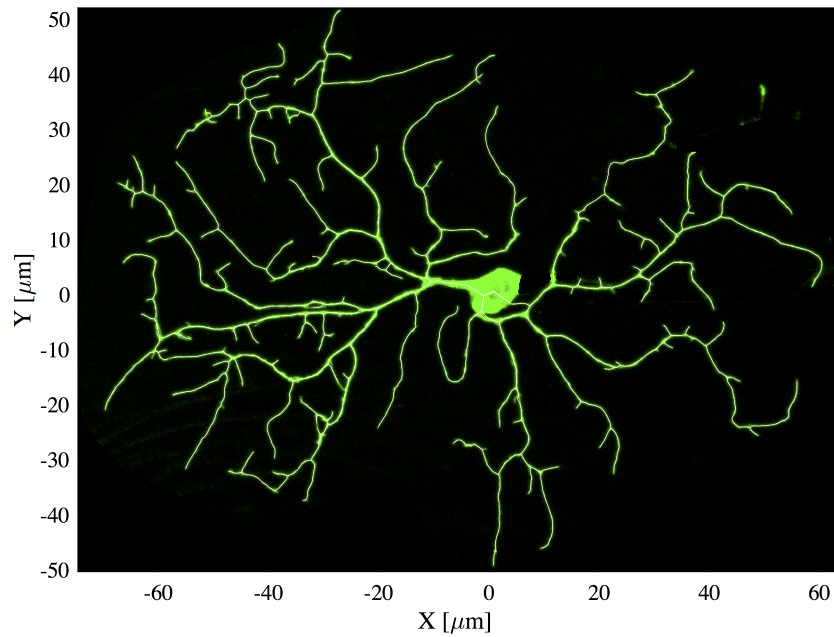
%> input picture Neuron_skeleton_example.png, 2500 x 1911 px (shown at 1/3 size)
$ octave --eval "result = skel_scoop(rgb2gray(imread('Neuron_skeleton_example.png')));"   (GNU Octave 9; MATLAB toolbox functions it lacks are replaced by stand-ins)
%> lines starting %> are read from the running program, lines starting %| are printed output that depends on the picture; in (x1, y1, x2, y2) boxes, pixels count from 0 and x2, y2 are one past the last pixel; in counts of white or black regions, pixels touching at a corner belong together; the program's own positions count from 1
### find_branch_thickness.m
function [thickness, theta_perp, is_cross] = find_branch_thickness(pixel_indices, image_intensity, varargin)
% Function to find the branch radius and perpendicular angle at given
% positions in an image.

% Input
% pixel_indices = pixel indices where the thickness will be computed.
%                 Each row corresponds to a different position.
%                 If the input array is an n x 2 array, subscript indices are assumed.
%                 If the input array is an n x 1 array, linear indices are assumed.
%                 Non-integer positions are rounded.
% image_intensity = pixel intensity of the image.

% Output
% thickness = branch thickness at each input position.
% theta_perp = angle of the direction perpendicular to the branch at each input position.
% is_cross = logical array indicating if the input pixel position is on an
%            edge.
%% Parse input
image_size = size(image_intensity);
switch size(pixel_indices,2)
    case 1
        % Check that the linear indices are not out of bound.
        assert(all(pixel_indices>=1) & all(pixel_indices<=prod(image_size)),'Pixel indices are out of bounds');

        % Convert the pixel indices to subscripted indices.
        pixel_indices = [mod(pixel_indices - 1,image_size(1))+1 ceil(pixel_indices/image_size(1))];
    case 2
        % Check that the subscript indices are within the range of the
        % image size.
        assert(all(pixel_indices(:,1)>=1) &...
            all(pixel_indices(:,1)<=image_size(1)) &...
            all(pixel_indices(:,2)>=1) &...
            all(pixel_indices(:,2)<=image_size(2)),'Pixel indices are out of bounds');
    otherwise
        error('Pixel indices must be a N x 1 or N x 2 array');
end
%% Parse optional parameters
p = inputParser;
% Statistic to compute with the thickness of all line segments at each given point.
addParameter(p, 'Statistic', 'min', @(x) ismember(x, {'min', 'max', 'mean'}));
addParameter(p, 'Plots', false); % Plot intermediate plots detailing the method.
addParameter(p, 'Detect_cross',false); % Detect branch crosses.
parse(p, varargin{:});
options = p.Results;
%% Define the pixel coordinates along each line segments.
statistic_func = str2func(options.Statistic);

r_max = 100;
dr = .01*r_max;
rs = 0:dr:r_max;
N_rs = numel(rs);
r_mid_ind = ceil(numel(rs)/2);
r_mid = rs(r_mid_ind);
d_theta = 0.01*pi;
thetas = 0:d_theta:(pi-d_theta);
thetas = [thetas, thetas+pi];
N_thetas = numel(thetas);
d_theta = diff(thetas(1:2));
[theta_grid, r_grid] = ndgrid(thetas, rs);
r_grid_pos = r_grid(:, 2:end);

% Angular average range for edge pixels.
% For pixels on an edge, average the thickness of lines that are within an
% angle 'edge_theta_search_range' from the mean angle of lines directed
% inward.
edge_theta_search_range = pi/8;
edge_theta_search_range_ind = round(-edge_theta_search_range/d_theta):round(edge_theta_search_range/d_theta);

% Define the pixel coordinates of the line at different angles. In order
% for the angle to correspond to the usual cartesian angle, we need to
% transform theta to -theta. This way, at theta=pi/2, for example, the line row coordinates
% (y = row, x = col) will be negative for positive r(corresponding to upward offset in the image array);
lines_pixel_coordinates = cat(3, r_grid.*sin(-theta_grid), r_grid.*cos(-theta_grid));
%% Upsample the image by interpolating the original image.
pixel_row_ind = (1:image_size(1))-0.5;
pixel_col_ind = (1:image_size(2))-0.5;
image_gridded_interpolant = griddedInterpolant({pixel_row_ind, pixel_col_ind}, double(image_intensity));

% Upsample with the interpolant.
Upsampling_factor = 1;
pixel_row_ind_fine = (pixel_row_ind(1)-1+1/Upsampling_factor):1/Upsampling_factor:(pixel_row_ind(end));
pixel_col_ind_fine = (pixel_col_ind(1)-1+1/Upsampling_factor):1/Upsampling_factor:pixel_col_ind(end);
[pixels_fine_row_ind, pixels_fine_col_ind] = ndgrid(pixel_row_ind_fine, pixel_col_ind_fine);
image_intensity_fine = image_gridded_interpolant(pixels_fine_row_ind, pixels_fine_col_ind);
image_fine_size = size(image_intensity_fine);

% Find the new lines' indices in terms of the upsampled image.
lines_pixel_coordinates_fine = round(lines_pixel_coordinates*Upsampling_factor);
pixel_positions_fine = round(pixel_indices*Upsampling_factor);

% Determine the intensity threshold that will be used to determine if a
% pixel is part of a branch.
intensity_threshold = mean(image_intensity_fine(:)) + 0.5*std(image_intensity_fine(:));
max_thickness = 2*(r_max-dr);

N_positions = size(pixel_positions_fine, 1);
thickness = nan(N_positions, 1);
theta_perp = nan(N_positions, 1);
if options.Detect_cross
    is_cross = false(N_positions,1);
else
    is_cross = [];
end
%% Scan through all pixel positions and find its thickness.
pixel_positions_fine = shiftdim(pixel_positions_fine, -1);
for i = 1:N_positions
    % For each position, calculate the interpolated intensity along half-lines
    % that originate from each pixel position at different angle.
    lines_coordinates_temp = bsxfun(@plus, lines_pixel_coordinates_fine, pixel_positions_fine(1, i, :));

    % Remove out of range indices.
    lines_row_ind = lines_coordinates_temp(:, :, 1);
    lines_row_ind(lines_row_ind < 1) = 1;
    lines_row_ind(lines_row_ind > image_fine_size(1)) = image_fine_size(1);
    lines_coordinates_temp(:, :, 1) = lines_row_ind;

    lines_col_ind = lines_coordinates_temp(:, :, 2);
    lines_col_ind(lines_col_ind < 1) = 1;
    lines_col_ind(lines_col_ind > image_fine_size(2)) = image_fine_size(2);
    lines_coordinates_temp(:, :, 2) = lines_col_ind;

    % Change to linear indices.
    lines_coordinates_temp_linind = lines_coordinates_temp(:, :, 1) + image_fine_size(1)*(lines_coordinates_temp(:, :, 2)-1);
    lines_intensities = image_intensity_fine(lines_coordinates_temp_linind);

    % Find the thickness of the branch projected along the
    % different scanning lines (which have different angles).

    % To find the projected thickness along a certain angle,
    % find the radial positions where the intensity falls below the threshold.
    lines_intensities_thres = lines_intensities > intensity_threshold;
    %intensity_change = [ones(N_thetas, 1), diff(lines_intensities_thres, 1, 2)];
    intensity_change = diff(lines_intensities_thres, 1, 2);
    intensity_drop_ind = intensity_change == -1;
    intensity_drop_ind(:,end) = 1;
    %intensity_drop_rs = rs(end)*ones(N_thetas, N_rs-1);
    intensity_drop_rs = nan(N_thetas, N_rs-1);
    intensity_drop_rs(intensity_drop_ind) = r_grid_pos(intensity_drop_ind);
    [~,intensity_drop_smallest_r_ind] = min(intensity_drop_rs, [], 2);
    lines_length = rs(intensity_drop_smallest_r_ind+1)'-dr;

    % Calculate the projected thicknesses by adding the length of a line with
    % its symmetrically opposite line.
    Projected_thicknesses = lines_length(1:N_thetas/2) + lines_length(N_thetas/2+1:end);
    lines_ind = 1:N_thetas/2;

    % Determine if the query position is on an edge. The pixel is on an
    % edge if any one of the half line have a zero length.
    is_line_zero_length = lines_length == 0;
    is_on_edge = any(is_line_zero_length);

    % If the pixel is on an edge, find the line segments that are
    % one-sided, i.e., segments whose thresholded intensities is only in the
    % negative or positive radial positions. Only these segments should be
    % considered in the thickness calculation.
    if is_on_edge
        % Find the average angle of the zero-length lines.
        zero_length_line_theta = thetas(is_line_zero_length)';
        zero_length_line_vec_avg = mean([cos(zero_length_line_theta), sin(zero_length_line_theta)]);
        zero_length_line_angle_avg = mod(atan2(zero_length_line_vec_avg(2), zero_length_line_vec_avg(1)), pi);

        % Find the indices of the lines that within the angular search
        % range of the mean angle.
        zero_length_line_angle_avg_ind = round(zero_length_line_angle_avg/d_theta);
        line_segments_candidate_ind = mod(zero_length_line_angle_avg_ind + edge_theta_search_range_ind - 1, N_thetas/2)+1;

        % Do not remove lines that are within the average angle.
        is_line_removed = true(N_thetas/2, 1);
        is_line_removed(line_segments_candidate_ind) = false;

        % Remove line segments.
        Projected_thicknesses(is_line_removed) = [];
        lines_ind(is_line_removed) = [];

    end

    % Compute the thickness and the perpendicular angle.
    thickness(i) = statistic_func(Projected_thicknesses);
    [thickness_min, min_thickness_ind] = min(Projected_thicknesses);
    has_line_thickness_min = Projected_thicknesses == thickness_min;

    % If there is more than one line that has the minimal thickness,
    % choose the line whose angle is closest to the average line segment
    % angle.
    if nnz(has_line_thickness_min) > 1
        first_min_cluster_end_ind = find(diff(has_line_thickness_min)==-1,1);
        if isempty(first_min_cluster_end_ind)
            min_thickness_ind = round(mean(lines_ind(has_line_thickness_min)));
        else
            min_thickness_ind = round(mean(lines_ind(has_line_thickness_min(1:first_min_cluster_end_ind))));
        end
    end
    theta_perp(i) = thetas(min_thickness_ind);

    % Determine if the point is a potential cross by finding the number of local
    % length maxima along the angular direction. If the position is a
    % cross, there will be 4 local maxima in the line length.
    if options.Detect_cross
        scan_length = 1.5*thickness(i);
        if nnz(lines_length > 1.5*thickness(i)) > 4
            lines_length_temp = [lines_length(min_thickness_ind+1:end); lines_length(1:min_thickness_ind)];

            %[~,Peaks_loc] = findpeaks(lines_length_temp,'MinPeakHeight',1.5*thickness(i),'MinPeakProminence',10*dr,'MinPeakDistance',round(pi/8/d_theta));
            isabove_thresh = lines_length_temp >= scan_length;
            thres_change = diff(isabove_thresh);
            start_peak_ind = find(thres_change==1) + 1;
            end_peak_ind = find(thres_change==-1);

            % Check if there are exactly 4 peaks in the length of line
            % segments.
            if numel(start_peak_ind) == 4 && numel(end_peak_ind) == 4
                Peaks_loc = mean([start_peak_ind end_peak_ind],2);
                Peaks_width = end_peak_ind - start_peak_ind;

                % If there are 4 peaks, check that the peaks are diametrically opposite.
                % In other words, check that the distance between a peak
                % and its second-next neighbor is ~180 deg.
                Peak_loc_diff = [Peaks_loc(3) - Peaks_loc(1) Peaks_loc(4) - Peaks_loc(2)];
                peak_dist_min = round((pi - pi/8)/d_theta);
                peak_dist_max = round((pi + pi/8)/d_theta);
                is_loc_diff_180 = Peak_loc_diff >= peak_dist_min & Peak_loc_diff <= peak_dist_max;
                are_peak_diametrically_opposite = all(is_loc_diff_180);

                if are_peak_diametrically_opposite
                    % Next, check that the width of diametrically opposite
                    % peaks are similar. We expect this to be true at a cross
                    % section.
                    opposite_peak_width_diff_max = 2;
                    Peaks_width_diff = abs([Peaks_width(3) - Peaks_width(1) Peaks_width(4) - Peaks_width(2)]);
                    is_cross(i) = all(Peaks_width_diff < opposite_peak_width_diff_max);
                end
            end
        end
    end

    % Send warning if calculate thickness is above the maximum.
    if thickness(i) >= max_thickness
        warning('The calculated thickness (%.2f) is above the maximum thickness (%.2f). The thickness may be inaccurate', thickness(i), max_thickness);
    end
    %% Plot the intensity along each line.
    if options.Plots
        % Transform angles to degrees.
        thetas_d = thetas/pi*180;

        % Plot the image intensities near the query position.
        neigh_size = r_max;
        center_ind = pixel_positions_fine(1, i, :);
        neigh_row_ind = max(-neigh_size+center_ind(1), 1):min(neigh_size+center_ind(1), image_size(1));
        neigh_col_ind = max(-neigh_size+center_ind(2), 1):min(neigh_size+center_ind(2), image_size(2));
        image_neigh = double(image_intensity(neigh_row_ind, neigh_col_ind));

        query_pixel_ind = [find(neigh_row_ind == center_ind(1)), find(neigh_col_ind == center_ind(2))];
        image_neigh(query_pixel_ind(1), query_pixel_ind(2)) = 2;
        figure;
        imagesc(image_neigh)

        % Plot the line intensities at each r,theta.
        figure;
        imagesc([rs(1), rs(end)], [thetas_d(1), thetas_d(end)], lines_intensities);
        hold on
        plot([rs(1), rs(end)], ones(1, 2)*thetas_d(min_thickness_ind), 'w--', 'DisplayName', sprintf('Thickness = %.2f, \\theta = %.2f ^\\circ', thickness(i), thetas_d(min_thickness_ind)));
        xlabel('Radius');
        ylabel('\theta (^\circ)');


        % Plot the edge angle, if such a case happen.
        if is_on_edge
            % Calculate the average angle of the removed line segments.
            removed_segments_angle = thetas(is_line_removed)';
            removed_segments_vec_avg = mean([cos(removed_segments_angle), sin(removed_segments_angle)]);
            removed_segments_angle_avg = atan2(removed_segments_vec_avg(2), removed_segments_vec_avg(1));

            removed_segments_angle_avg_d = removed_segments_angle_avg/pi*180;
            plot([rs(1), rs(end)], ones(1, 2)*removed_segments_angle_avg_d, 'r--', 'DisplayName', sprintf('Removed angles average, \\theta = %.2f ^\\circ', removed_segments_angle_avg_d));

            % Plot the omitted lines segments.
            line_segments_removed_ind = find(is_line_removed);
            patch_break_ind = find([0;diff(line_segments_removed_ind) ~= 1]);

            patch_alpha = 0.3;
            if isempty(patch_break_ind)
                % Plot the single patch
                corners_r = [rs(1), rs(end), rs(end), rs(1)];
                corners_theta = [ones(1, 2)*thetas_d(line_segments_removed_ind(1)), ones(1, 2)*thetas_d(line_segments_removed_ind(end))];
                patch(corners_r, corners_theta, 'red', 'FaceAlpha', patch_alpha, 'DisplayName', 'OmittedSegments')
            else
                % Plot two patches.
                patch1_corners_r = [rs(1), rs(end), rs(end), rs(1)];
                patch1_corners_theta = [ones(1, 2)*thetas_d(line_segments_removed_ind(1)), ones(1, 2)*thetas_d(line_segments_removed_ind(patch_break_ind-1))];
                patch(patch1_corners_r, patch1_corners_theta, 'red', 'FaceAlpha', patch_alpha, 'DisplayName', 'OmittedSegments')

                patch2_corners_r = [rs(1), rs(end), rs(end), rs(1)];
                patch2_corners_theta = [ones(1, 2)*thetas_d(line_segments_removed_ind(patch_break_ind)), ones(1, 2)*thetas_d(line_segments_removed_ind(end))];
                patch(patch2_corners_r, patch2_corners_theta, 'red', 'FaceAlpha', patch_alpha, 'DisplayName', 'OmittedSegments')
            end
        end

        % Plot legend
        legend;
    end
end
end

### skel_scoop.m
function [Tree, Soma_PixelInd, image_bin, soma_mask] = skel_scoop(image_input, varargin)
% [22 lines of commented-out code are left out]
%% Parse optional parameters
p = inputParser;
addParameter(p, 'SomaPos', [0, 0]); % Fix the position of the Soma in the output structure.
addParameter(p, 'Seed', 'Auto'); % Index position of the seed.
addParameter(p, 'Close', false); % Perform morphological closure before tracing. Useful to remove holes.
addParameter(p, 'Plots', nargout==0); % Plot intermediate plots detailing the skeletonization steps.
addParameter(p, 'PlotIterations', false); % Plot the cluster positions found in each iteration of the voxel scooping step.
addParameter(p, 'Waitbar', true); % Display waitbar.
addParameter(p, 'L_min', 'local_diameter'); % Min branch length (in pixels). By default, it uses the local diameter of the branch as the threshold.
addParameter(p, 'Clustersize_min', 1); % Minimum number of pixels that a cluster must have.
addParameter(p, 'Pixel_mass', 1); % Pixel mass used to measure the center-of-mass of each cluster.
addParameter(p, 'Pixel_size', 1); % Pixel size used to rescale the skeleton nodes position.
addParameter(p, 'Branch_nodes_distance', 1); % Distance between two nodes of a branch in pixels (dimensionless).
addParameter(p, 'Binarization_method', 'local_threshold'); % Threshold for local thresholding (expressed as a proportion of the local mean).
addParameter(p, 'Binarize_only', false); % Return only the binarized image.
addParameter(p, 'Mean_filter_thresh', 1.225); % Threshold for local mean thresholding (expressed as a proportion of the local mean).
parse(p, varargin{:});
options = p.Results;
%% Preliminary parameters
image_size = size(image_input);
image_adj = imadjust(image_input); % Used for plotting.
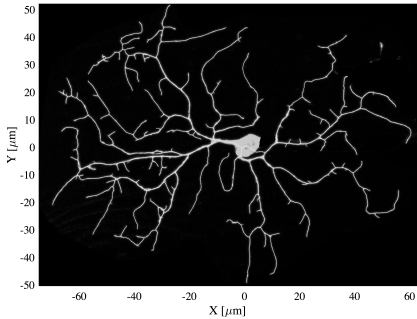
%> image_adj: size 1911x2500 uint8 (shown at 1/6 size); min 0, max 255, mean 57.9
image_intmax = double(intmax(class(image_input)));
%% Find the mask that encloses the soma.
% Binarize the image globally to retain the brightest 5% pixels.
if islogical(image_input)
    image_bin_bright = image_input;
else
    saturation_levels = stretchlim(image_input,0.05);
%> saturation_levels = [0; 1]
    bright_thres = min(0.99,saturation_levels(2));
%> bright_thres = 0.99
    image_bin_bright = imbinarize(image_input,bright_thres);
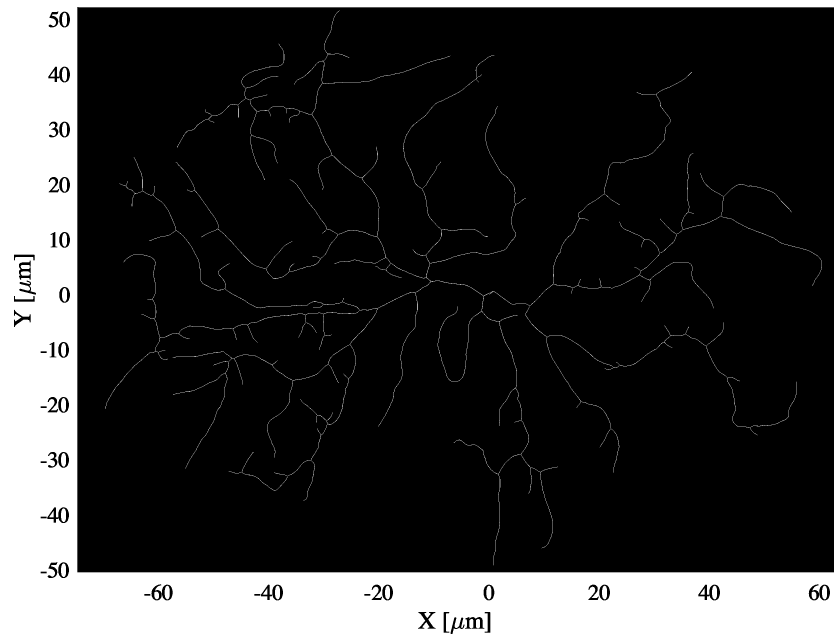
%> image_bin_bright: size 1911x2500 logical (shown at 1/3 size); 19.4% white; 111 white regions (7 under 20 px), largest, box (x1, y1, x2, y2) and area: (0, 0, 2500, 1911) 893567, (1294, 842, 1659, 1278) 1666, (1173, 319, 1578, 878) 1509
end

% Calculate the gray-weigthed distance transform of the bright pixel mask.
image_GWDT = double(bwdist(~image_bin_bright));
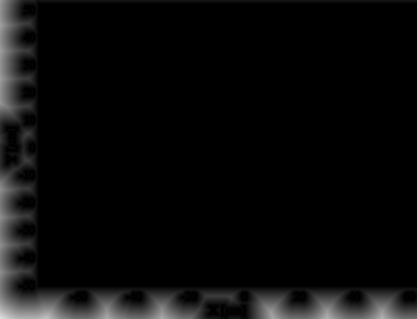
%> image_GWDT: size 1911x2500 double (shown at 1/6 size); min 0, max 226.6, mean 10.3

% Find an approximate soma mask by thresholding the GWDT image. This mask
% underestimates the size of the soma since only pixels away from the
% background are retained.
[GWDT_ecdf,GWDT_ecdf_x] = ecdf(image_GWDT(image_GWDT>0));
GWDT_thresh = round(GWDT_ecdf_x(find(GWDT_ecdf > 0.99,1)));
%> GWDT_thresh = 166
soma_mask_approx = image_GWDT >= GWDT_thresh;
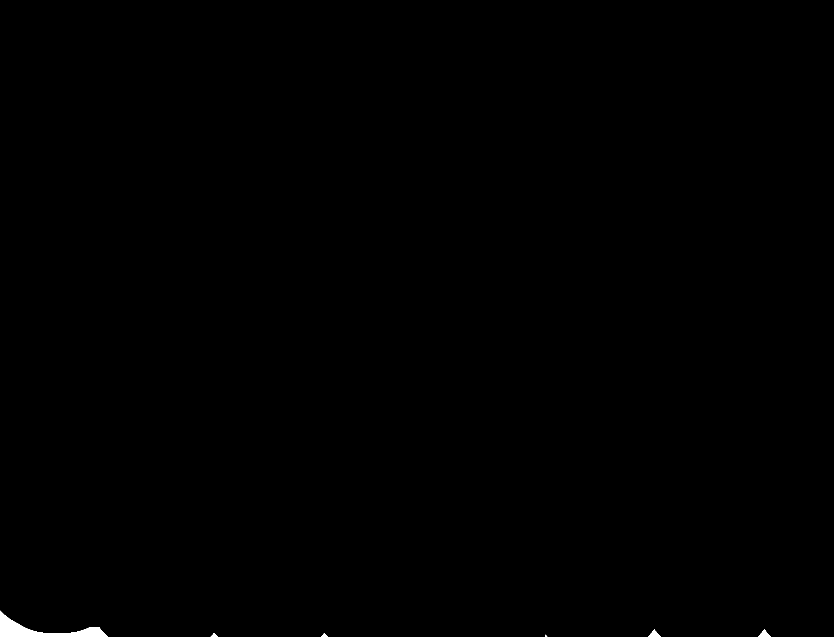
%> soma_mask_approx: size 1911x2500 logical (shown at 1/3 size); 0.19% white; 6 white regions, box (x1, y1, x2, y2) and area: (0, 1832, 323, 1911) 8062, (1944, 1888, 1983, 1911) 431, (2274, 1888, 2312, 1911) 426, (632, 1900, 653, 1911) 123, (963, 1900, 983, 1911) 112, (1636, 1904, 1642, 1911) 24

% Dilate the approximate soma mask with a disk structural element whose
% radius is the same value as the GWDT threshold. Consequently, the
% dilation will recover pixels that are between the approximate soma mask
% and the background.
disk_SE = strel('disk',GWDT_thresh);
%> disk_SE = {Dimensionality 2}
%soma_mask_approx = imclose(soma_mask_approx,disk_SE);
soma_mask = imdilate(soma_mask_approx,disk_SE) & image_bin_bright;
%> soma_mask: size 1911x2500 logical; 6.9% white; 2 white regions, box (x1, y1, x2, y2) and area: (0, 1667, 1148, 1911) 182852, (1471, 1723, 2477, 1911) 148608
%> (the rest of the program and of its run is left out)
